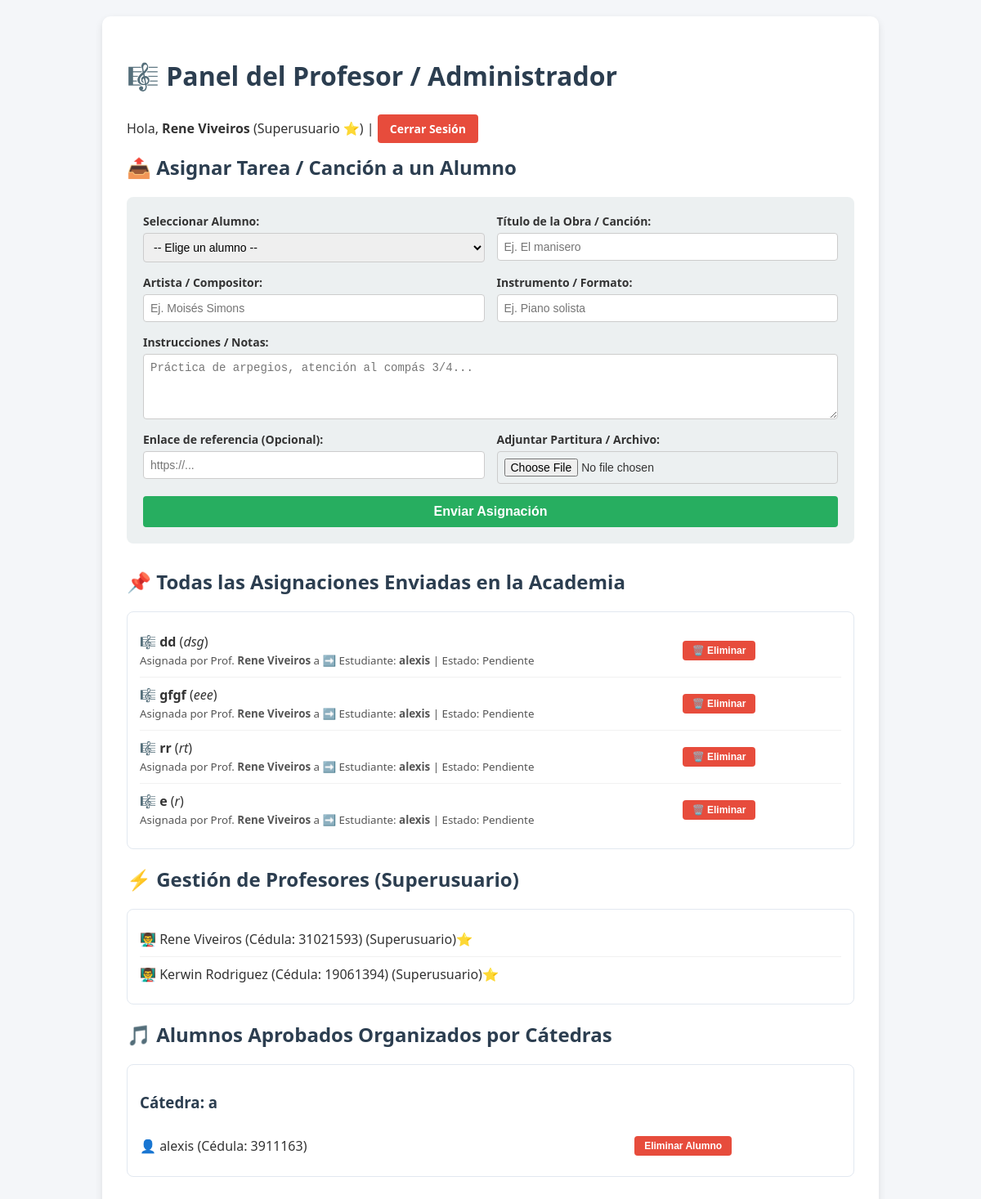
The page / (signed in) on the database its author committed.
### tables this page shows
CREATE TABLE users (
        id INTEGER PRIMARY KEY AUTOINCREMENT,
        cedula TEXT NOT NULL UNIQUE,
        username TEXT NOT NULL,
        password TEXT NOT NULL,
        role TEXT CHECK(role IN ('profesor', 'alumno')) NOT NULL,
        chair TEXT,
        status TEXT CHECK(status IN ('pendiente', 'aprobado')) DEFAULT 'aprobado',
        security_question TEXT,
        security_answer TEXT
    );

CREATE TABLE assignments (
        id INTEGER PRIMARY KEY AUTOINCREMENT,
        teacher_id INTEGER,
        student_id INTEGER,
        title TEXT NOT NULL,
        artist TEXT,
        instrument TEXT,
        notes TEXT,
        link TEXT,
        file_path TEXT,
        status TEXT DEFAULT 'Pendiente',
        FOREIGN KEY (teacher_id) REFERENCES users(id) ON DELETE CASCADE,
        FOREIGN KEY (student_id) REFERENCES users(id) ON DELETE CASCADE
    );

### app.py (the view)
@app.route("/")
def index():
    if "user_id" not in session:
        return redirect(url_for("login"))
    role = session.get("role")
    username = session.get("username")
    cedula = session.get("cedula")
    is_superuser = cedula in crud.SUPER_CEDULAS
    if role == "alumno":
        songs = crud.list_songs_by_user(session["user_id"])
        assignments = crud.get_student_assignments(session["user_id"])
        return render_template(
            "student_dashboard.html",
            username=username,
            songs=songs,
            assignments=assignments,
            SUPER_CEDULAS=crud.SUPER_CEDULAS,
        )
    elif role == "profesor":
        chairs = crud.get_students_by_chair()
        teachers = crud.get_all_teachers() if is_superuser else []
        pending_students = crud.get_pending_students() if is_superuser else []
        assignments = crud.get_all_assignments()
        return render_template(
            "teacher_dashboard.html",
            username=username,
            chairs=chairs,
            teachers=teachers,
            pending_students=pending_students,
            is_superuser=is_superuser,
            SUPER_CEDULAS=crud.SUPER_CEDULAS,
            assignments=assignments,
        )

### crud.py (called while the page is built)
def get_connection():
    return database.get_connection()

def get_pending_students():
    conn = get_connection()
    cursor = conn.cursor()
    cursor.execute(
        "SELECT id, cedula, username, chair FROM users WHERE role = 'alumno' AND status = 'pendiente'"
    )
    students = cursor.fetchall()
    cursor.close()
    conn.close()
    return students

def get_all_approved_students():
    conn = get_connection()
    cursor = conn.cursor()
    cursor.execute(
        "SELECT id, cedula, username, chair FROM users WHERE role = 'alumno' AND status = 'aprobado'"
    )
    students = cursor.fetchall()
    cursor.close()
    conn.close()
    return students

def get_students_by_chair():
    students = get_all_approved_students()
    chairs = {}
    for s in students:
        chair_name = s[3] if s[3] else "Sin Cátedra"
        if chair_name not in chairs:
            chairs[chair_name] = []
        chairs[chair_name].append(s)
    return chairs

def get_all_teachers():
    conn = get_connection()
    cursor = conn.cursor()
    cursor.execute(
        "SELECT id, cedula, username FROM users WHERE role = 'profesor' ORDER BY id ASC"
    )
    teachers = cursor.fetchall()
    cursor.close()
    conn.close()
    return teachers

def get_all_assignments():
    conn = get_connection()
    cursor = conn.cursor()
    cursor.execute("""
        SELECT a.id, a.title, a.artist, a.instrument, a.notes, a.status, u_teacher.username, u_student.username, a.link, a.file_path
        FROM assignments a
        JOIN users u_teacher ON a.teacher_id = u_teacher.id
        JOIN users u_student ON a.student_id = u_student.id
        ORDER BY a.id DESC
    """)
    assignments = cursor.fetchall()
    cursor.close()
    conn.close()
    return assignments

### database.py (called while the page is built)
def get_connection():
    if DATABASE_URL:
        conn = psycopg2.connect(DATABASE_URL)
        return conn
    else:
        conn = sqlite3.connect("music_repertoire.db")
        conn.execute("PRAGMA foreign_keys = ON;")
        return conn

### templates/teacher_dashboard.html (shortened to what this page needs)
<!DOCTYPE html>
<html lang="es">
<head>
</head>
<body>
<div class="container">
    <div class="header">
        <h1>🎼 Panel del Profesor / Administrador</h1>
        <div>
            <span>Hola, <strong>{{ username }}</strong> {% if is_superuser %}(Superusuario ⭐){% endif %}</span> |
            <a href="/logout" class="logout-btn">Cerrar Sesión</a>
        </div>
    </div>
    <h2>📤 Asignar Tarea / Canción a un Alumno</h2>
    <form action="/assign_song" method="POST" enctype="multipart/form-data">
        <div>
            <label>Seleccionar Alumno:</label>
            <select name="student_id" required>
                <option value="">-- Elige un alumno --</option>
            </select>
        </div>
        <div>
            <label>Título de la Obra / Canción:</label>
            <input type="text" name="title" required placeholder="Ej. El manisero">
        </div>
        <div>
            <label>Artista / Compositor:</label>
            <input type="text" name="artist" placeholder="Ej. Moisés Simons">
        </div>
        <div>
            <label>Instrumento / Formato:</label>
            <input type="text" name="instrument" placeholder="Ej. Piano solista">
        </div>
        <div class="full-width">
            <label>Instrucciones / Notas:</label>
            <textarea name="notes" placeholder="Práctica de arpegios, atención al compás 3/4..."></textarea>
        </div>
        <div>
            <label>Enlace de referencia (Opcional):</label>
            <input type="text" name="link" placeholder="https://...">
        </div>
        <div>
            <label>Adjuntar Partitura / Archivo:</label>
            <input type="file" name="score_file" accept=".pdf,.png,.jpg,.jpeg">
        </div>
        <button type="submit" class="save-btn">Enviar Asignación</button>
    </form>
    <h2>📌 Todas las Asignaciones Enviadas en la Academia</h2>
    <div class="chair-section">
        {% if assignments %}
            <ul>
                {% for a in assignments %}
                <li>
                    <div>
                        <strong>🎼 {{ a[1] }}</strong> (<em>{{ a[3] or 'General' }}</em>)<br>
                        <small style="color: #555;">Asignada por Prof. <strong>{{ a[6] }}</strong> a ➡️ Estudiante: <strong>{{ a[7] }}</strong> | Estado: {{ a[5] }}</small>
                    </div>
                    <form action="/delete_assignment/{{ a[0] }}" method="POST" style="margin:0; background:none; padding:0;">
                        <button type="submit" class="delete-btn" onclick="return confirm('¿Estás seguro de eliminar esta asignación?');">🗑️ Eliminar</button>
                    </form>
                </li>
                {% endfor %}
            </ul>
        {% else %}
            <p style="color: #7f8c8d; margin: 5px 0;">No hay asignaciones registradas en la academia todavía.</p>
        {% endif %}
    </div>
    {% if is_superuser %}
    <h2>⚡ Gestión de Profesores (Superusuario)</h2>
    <div class="chair-section">
        <ul>
            {% for t in teachers %}
            <li>
                <span>👨‍🏫 {{ t[2] }} (Cédula: {{ t[1] }}) {% if t[1] in SUPER_CEDULAS %}(Superusuario)⭐{% endif %}</span>
            </li>
            {% endfor %}
        </ul>
    </div>
    {% endif %}
    <h2>🎵 Alumnos Aprobados Organizados por Cátedras</h2>
    {% if chairs %}
        {% for chair, students in chairs.items() %}
        <div class="chair-section">
            <h3>Cátedra: {{ chair }}</h3>
            <ul>
                {% for student in students %}
                <li>
                    <span>👤 {{ student[2] }} (Cédula: {{ student[1] }})</span>
                    {% if is_superuser %}
                    <form action="/delete_student/{{ student[0] }}" method="POST" style="margin:0; background:none; padding:0;">
                        <button type="submit" class="delete-btn" onclick="return confirm('¿Estás seguro de eliminar a este estudiante? Se borrará todo su repertorio.');">Eliminar Alumno</button>
                    </form>
                    {% endif %}
                </li>
                {% endfor %}
            </ul>
        </div>
        {% endfor %}
    {% else %}
        <p>No hay alumnos aprobados todavía.</p>
    {% endif %}
</div>
</body>
</html>

### templates/teacher_dashboard.html (style rules this page uses)
body { font-family: 'Segoe UI', Tahoma, Geneva, Verdana, sans-serif; background-color: #f4f6f9; color: #333; margin: 0; padding: 20px; box-sizing: border-box; }
.header { display: flex; justify-content: space-between; align-items: center; margin-bottom: 20px; flex-wrap: wrap; gap: 10px; }
.logout-btn { background: #e74c3c; color: white; padding: 8px 15px; border-radius: 4px; text-decoration: none; font-size: 14px; font-weight: bold; }
h1, h2, h3 { color: #2c3e50; }
.container { max-width: 950px; margin: auto; background: white; padding: 30px; border-radius: 10px; box-shadow: 0 4px 10px rgba(0,0,0,0.1); box-sizing: border-box; }
form { display: grid; grid-template-columns: 1fr 1fr; gap: 15px; background: #ecf0f1; padding: 20px; border-radius: 8px; margin-bottom: 30px; }
form div { display: flex; flex-direction: column; }
form div.full-width { grid-column: span 2; }
label { font-weight: bold; margin-bottom: 5px; font-size: 14px; }
input, select, textarea { padding: 8px; border: 1px solid #ccc; border-radius: 4px; font-size: 14px; width: 100%; box-sizing: border-box; }
textarea { resize: vertical; height: 80px; }
button.save-btn { grid-column: span 2; background: #27ae60; color: white; border: none; padding: 10px; font-size: 16px; border-radius: 4px; cursor: pointer; font-weight: bold; }
.chair-section { background: #fff; border: 1px solid #e2e8f0; padding: 15px; border-radius: 8px; margin-bottom: 20px; }
.chair-section ul { list-style: none; padding: 0; margin: 0; }
.chair-section li { display: flex; justify-content: space-between; align-items: center; padding: 10px 0; border-bottom: 1px solid #f1f1f1; }
.chair-section li:last-child { border-bottom: none; }
.delete-btn { background: #e74c3c; color: white; border: none; padding: 5px 12px; border-radius: 4px; cursor: pointer; font-size: 12px; font-weight: bold; }

### rows shown on the page
users: username "Rene Viveiros", cedula "31021593", shows "(Superusuario)⭐"
assignments: title "dd", instrument "dsg", username "Rene Viveiros", username "alexis", status "Pendiente"
assignments: title "gfgf", instrument "eee", username "Rene Viveiros", username "alexis", status "Pendiente"
assignments: title "rr", instrument "rt", username "Rene Viveiros", username "alexis", status "Pendiente"
assignments: title "e", instrument "r", username "Rene Viveiros", username "alexis", status "Pendiente"
users: username "Kerwin Rodriguez", cedula "19061394", shows "(Superusuario)⭐"
users: username "alexis", cedula "3911163"

### other values the page prints
{{ chair }} "a"
